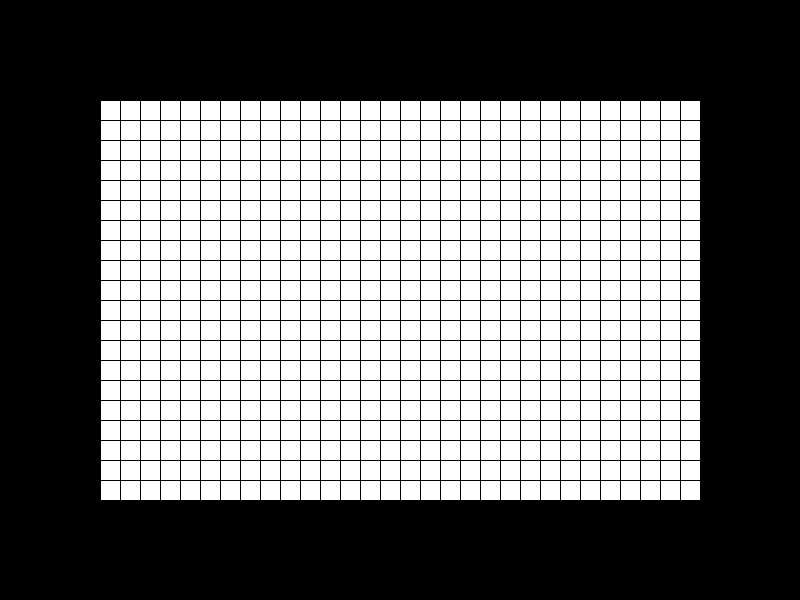
Frame 1 (no input)
Frame 60 (the mouse pressed at the canvas centre just before this capture): identical to frame 1, image omitted
Frame 120 (the mouse held since frame 60 and released just before this capture): identical to frame 1, image omitted

The Processing sketch that drew this single still picture (run headless with seeded random() and noise(); from frame 60 on, the mouse is pressed at the canvas centre):

// Processing sketch: six
// ── six.pde

void setup() {
    size(800, 600);
    
    fill(255,255,255);
}

void draw() {
    background(0, 0, 0);
    for (int y = 100; y < 500; y +=20) {
        for (int i = 100; i < 700; i +=20) {
            rect(i, y, 20, 20);
        }
    }
    
}
